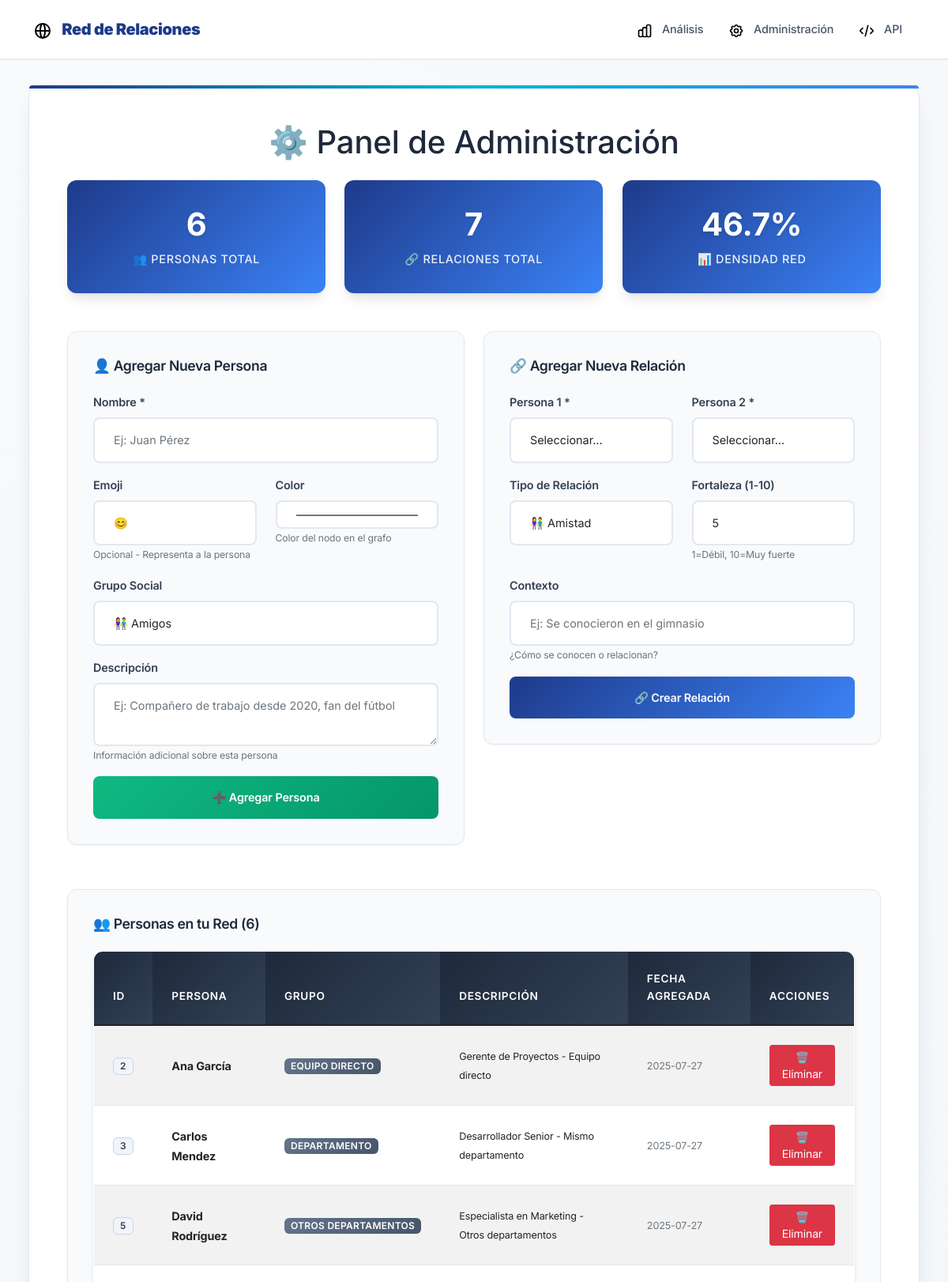
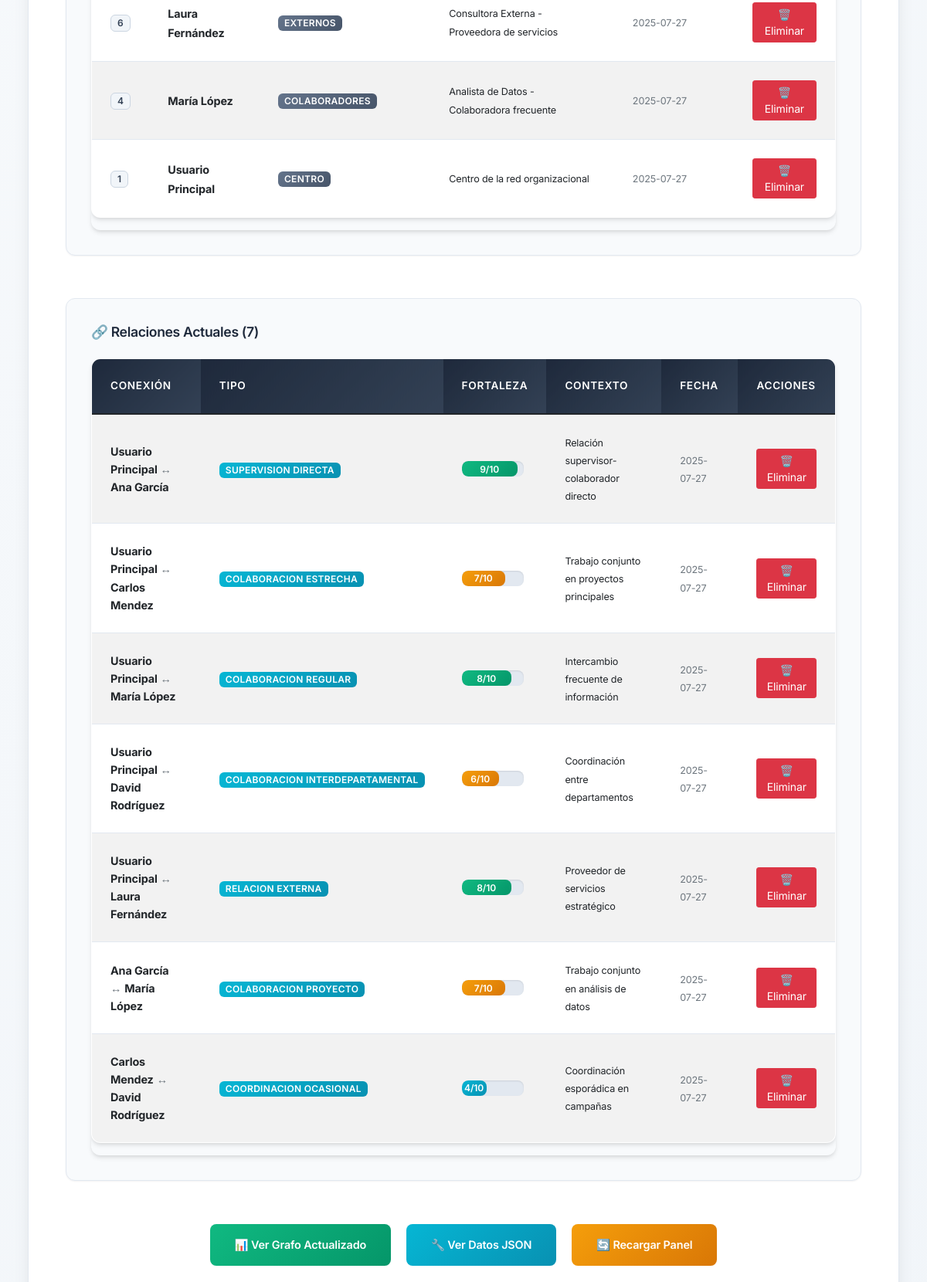
The page /admin (upper part) on the database its author committed (2 pictures, top to bottom).
### tables this page shows
CREATE TABLE personas (
            id INTEGER PRIMARY KEY AUTOINCREMENT,
            nombre TEXT NOT NULL UNIQUE,
            icono TEXT DEFAULT 'user',
            grupo TEXT DEFAULT 'contactos',
            color TEXT DEFAULT '#3b82f6',
            descripcion TEXT,
            fecha_creacion TIMESTAMP DEFAULT CURRENT_TIMESTAMP
        );

CREATE TABLE relaciones (
            id INTEGER PRIMARY KEY AUTOINCREMENT,
            persona1_id INTEGER,
            persona2_id INTEGER,
            tipo TEXT DEFAULT 'profesional',
            fortaleza INTEGER DEFAULT 5,
            contexto TEXT,
            fecha_creacion TIMESTAMP DEFAULT CURRENT_TIMESTAMP,
            FOREIGN KEY (persona1_id) REFERENCES personas (id),
            FOREIGN KEY (persona2_id) REFERENCES personas (id),
            UNIQUE(persona1_id, persona2_id)
        );

### app.py (the view)
@app.route('/admin')
def admin():
    conn = get_db_connection()
    personas = conn.execute('SELECT * FROM personas ORDER BY nombre').fetchall()
    relaciones = conn.execute('''
        SELECT r.*, p1.nombre as persona1_nombre, p2.nombre as persona2_nombre
        FROM relaciones r
        JOIN personas p1 ON r.persona1_id = p1.id
        JOIN personas p2 ON r.persona2_id = p2.id
        ORDER BY r.fecha_creacion DESC
    ''').fetchall()
    conn.close()
    return render_template('admin.html', personas=personas, relaciones=relaciones)

### app.py (called while the page is built)
def get_db_connection():
    conn = sqlite3.connect(DATABASE)
    conn.row_factory = sqlite3.Row
    return conn

### templates/admin.html (shortened to what this page needs)
{% extends "base.html" %}
{% block content %}
<div class="main-container">
    <h1 class="text-center mb-4">⚙️ Panel de Administración</h1>
    <div class="row mb-4">
        <div class="col-md-4">
            <div class="stats-card">
                <h3>{{ personas|length }}</h3>
                <p class="mb-0">👥 Personas Total</p>
            </div>
        </div>
        <div class="col-md-4">
            <div class="stats-card">
                <h3>{{ relaciones|length }}</h3>
                <p class="mb-0">🔗 Relaciones Total</p>
            </div>
        </div>
        <div class="col-md-4">
            <div class="stats-card">
                <h3>{{ ((relaciones|length / ((personas|length * (personas|length - 1)) / 2)) * 100)|round(1) if personas|length > 1 else 0 }}%</h3>
                <p class="mb-0">📊 Densidad Red</p>
            </div>
        </div>
    </div>
    <div class="row">
        <div class="col-md-6">
            <div class="admin-panel">
                <h4>👤 Agregar Nueva Persona</h4>
                <form method="POST" action="{{ url_for('agregar_persona') }}">
                    <div class="mb-3">
                        <label class="form-label">Nombre *</label>
                        <input type="text" class="form-control" name="nombre" required placeholder="Ej: Juan Pérez">
                    </div>
                    <div class="row">
                        <div class="col-md-6">
                            <label class="form-label">Emoji</label>
                            <input type="text" class="form-control" name="emoji" placeholder="😊" maxlength="2">
                            <small class="text-muted">Opcional - Representa a la persona</small>
                        </div>
                        <div class="col-md-6">
                            <label class="form-label">Color</label>
                            <input type="color" class="form-control" name="color" value="#4ecdc4">
                            <small class="text-muted">Color del nodo en el grafo</small>
                        </div>
                    </div>
                    <div class="mb-3 mt-3">
                        <label class="form-label">Grupo Social</label>
                        <select class="form-control" name="grupo">
                            <option value="amigos">👫 Amigos</option>
                        </select>
                    </div>
                    <div class="mb-3">
                        <label class="form-label">Descripción</label>
                        <textarea class="form-control" name="descripcion" rows="2" placeholder="Ej: Compañero de trabajo desde 2020, fan del fútbol"></textarea>
                        <small class="text-muted">Información adicional sobre esta persona</small>
                    </div>
                    <button type="submit" class="btn btn-success btn-custom w-100">➕ Agregar Persona</button>
                </form>
            </div>
        </div>
        <div class="col-md-6">
            <div class="admin-panel">
                <h4>🔗 Agregar Nueva Relación</h4>
                <form method="POST" action="{{ url_for('agregar_relacion') }}">
                    <div class="row">
                        <div class="col-md-6">
                            <label class="form-label">Persona 1 *</label>
                            <select class="form-control" name="persona1_id" required>
                                <option value="">Seleccionar...</option>
                            </select>
                        </div>
                        <div class="col-md-6">
                            <label class="form-label">Persona 2 *</label>
                            <select class="form-control" name="persona2_id" required>
                                <option value="">Seleccionar...</option>
                            </select>
                        </div>
                    </div>
                    <div class="row mt-3">
                        <div class="col-md-6">
                            <label class="form-label">Tipo de Relación</label>
                            <select class="form-control" name="tipo">
                                <option value="amistad">👫 Amistad</option>
                            </select>
                        </div>
                        <div class="col-md-6">
                            <label class="form-label">Fortaleza (1-10)</label>
                            <input type="number" class="form-control" name="fortaleza" min="1" max="10" value="5">
                            <small class="text-muted">1=Débil, 10=Muy fuerte</small>
                        </div>
                    </div>
                    <div class="mb-3 mt-3">
                        <label class="form-label">Contexto</label>
                        <input type="text" class="form-control" name="contexto" placeholder="Ej: Se conocieron en el gimnasio">
                        <small class="text-muted">¿Cómo se conocen o relacionan?</small>
                    </div>
                    <button type="submit" class="btn btn-primary btn-custom w-100">🔗 Crear Relación</button>
                </form>
            </div>
        </div>
    </div>
    <div class="row mt-4">
        <div class="col-12">
            <div class="admin-panel">
                <h4>👥 Personas en tu Red ({{ personas|length }})</h4>
                <div class="table-responsive">
                    <table class="table table-striped table-hover">
                        <thead class="table-dark">
                            <tr>
                                <th>ID</th>
                                <th>Persona</th>
                                <th>Grupo</th>
                                <th>Descripción</th>
                                <th>Fecha Agregada</th>
                                <th>Acciones</th>
                            </tr>
                        </thead>
                        <tbody>
                            {% for persona in personas %}
                            <tr>
                                <td><span class="badge bg-light text-dark">{{ persona.id }}</span></td>
                                <td>
                                    <strong>{{ persona.nombre }}</strong>
                                </td>
                                <td>
                                    <span class="badge bg-secondary">{{ persona.grupo.replace('_', ' ').title() }}</span>
                                </td>
                                <td>
                                    <small>{{ persona.descripcion or 'Sin descripción' }}</small>
                                </td>
                                <td>
                                    <small class="text-muted">{{ persona.fecha_creacion[:10] if persona.fecha_creacion else 'N/A' }}</small>
                                </td>
                                <td>
                                    {% if persona.nombre != 'Tú' %}
                                    <a href="{{ url_for('eliminar_persona', persona_id=persona.id) }}"
                                       class="btn btn-sm btn-danger"
                                       onclick="return confirm('¿Estás seguro de eliminar a {{ persona.nombre }}? Se eliminarán también todas sus relaciones.')">
                                       🗑️ Eliminar
                                    </a>
                                    {% else %}
                                    <span class="badge bg-warning text-dark">👑 Centro de la Red</span>
                                    {% endif %}
                                </td>
                            </tr>
                            {% endfor %}
                        </tbody>
                    </table>
                </div>
            </div>
        </div>
    </div>
    <div class="row mt-4">
        <div class="col-12">
            <div class="admin-panel">
                <h4>🔗 Relaciones Actuales ({{ relaciones|length }})</h4>
                <div class="table-responsive">
                    <table class="table table-striped table-hover">
                        <thead class="table-dark">
                            <tr>
                                <th>Conexión</th>
                                <th>Tipo</th>
                                <th>Fortaleza</th>
                                <th>Contexto</th>
                                <th>Fecha</th>
                                <th>Acciones</th>
                            </tr>
                        </thead>
                        <tbody>
                            {% for relacion in relaciones %}
                            <tr>
                                <td>
                                    <strong>{{ relacion.persona1_nombre }}</strong>
                                    <span class="text-muted">↔</span>
                                    <strong>{{ relacion.persona2_nombre }}</strong>
                                </td>
                                <td>
                                    <span class="badge bg-info">{{ relacion.tipo.replace('_', ' ').title() }}</span>
                                </td>
                                <td>
                                    <div class="progress" style="height: 20px; width: 80px;">
                                        <div class="progress-bar{% if relacion.fortaleza >= 8 %} bg-success{% elif relacion.fortaleza >= 6 %} bg-warning{% elif relacion.fortaleza >= 4 %} bg-info{% else %} bg-secondary{% endif %}"
                                            style="width: {{ relacion.fortaleza * 10 }}%;">
                                            {{ relacion.fortaleza }}/10
                                        </div>
                                    </div>
                                </td>
                                <td>
                                    <small>{{ relacion.contexto or 'Sin contexto específico' }}</small>
                                </td>
                                <td>
                                    <small class="text-muted">{{ relacion.fecha_creacion[:10] if relacion.fecha_creacion else 'N/A' }}</small>
                                </td>
                                <td>
                                    <a href="{{ url_for('eliminar_relacion', relacion_id=relacion.id) }}"
                                       class="btn btn-sm btn-danger"
                                       onclick="return confirm('¿Eliminar la relación entre {{ relacion.persona1_nombre }} y {{ relacion.persona2_nombre }}?')">
                                       🗑️ Eliminar
                                    </a>
                                </td>
                            </tr>
                            {% endfor %}
                        </tbody>
                    </table>
                </div>
            </div>
        </div>
    </div>
    <div class="row mt-4">
        <div class="col-12 text-center">
            <a href="{{ url_for('index') }}" class="btn btn-success btn-custom btn-lg me-3">
                📊 Ver Grafo Actualizado
            </a>
            <a href="/api/grafo" target="_blank" class="btn btn-info btn-custom me-3">
                🔧 Ver Datos JSON
            </a>
            <button class="btn btn-warning btn-custom" onclick="location.reload()">
                🔄 Recargar Panel
            </button>
        </div>
    </div>
</div>
{% endblock %}

### templates/base.html (shortened to what this page needs)
<!DOCTYPE html>
<html lang="es">
<head>
    <link href="https://cdn.jsdelivr.net/npm/bootstrap@5.1.3/dist/css/bootstrap.min.css" rel="stylesheet">
    <link rel="stylesheet" type="text/css" href="{{ url_for('static', filename='css/base.css') }}">
    <link rel="stylesheet" type="text/css" href="https://unpkg.com/vis-network/standalone/umd/vis-network.min.css" />
</head>
<body>
    <nav class="navbar navbar-expand-lg navbar-light navbar-custom">
        <div class="container">
            <a class="navbar-brand" href="{{ url_for('index') }}">
                <i class="icon icon-network icon-lg"></i>
                <strong>Red de Relaciones</strong>
            </a>
            <div class="navbar-nav ms-auto">
                <a class="nav-link" href="{{ url_for('index') }}">
                    <i class="icon icon-chart"></i>
                    Análisis
                </a>
                <a class="nav-link" href="{{ url_for('admin') }}">
                    <i class="icon icon-settings"></i>
                    Administración
                </a>
                <a class="nav-link" href="/api/grafo" target="_blank">
                    <i class="icon icon-code"></i>
                    API
                </a>
            </div>
        </div>
    </nav>
    <div class="container-fluid">
        {% block content %}{% endblock %}
    </div>
</body>
</html>

### rows shown on the page
personas: id "2", nombre "Ana García", grupo.replace "EQUIPO DIRECTO", descripcion "Gerente de Proyectos - Equipo directo", fecha_creacion "2025-07-27"
personas: id "3", nombre "Carlos Mendez", grupo.replace "DEPARTAMENTO", descripcion "Desarrollador Senior - Mismo departamento", fecha_creacion "2025-07-27"
personas: id "5", nombre "David Rodríguez", grupo.replace "OTROS DEPARTAMENTOS", descripcion "Especialista en Marketing - Otros departamentos", fecha_creacion "2025-07-27"
personas: id "6", nombre "Laura Fernández", grupo.replace "EXTERNOS", descripcion "Consultora Externa - Proveedora de servicios", fecha_creacion "2025-07-27"
personas: id "4", nombre "María López", grupo.replace "COLABORADORES", descripcion "Analista de Datos - Colaboradora frecuente", fecha_creacion "2025-07-27"
personas: id "1", nombre "Usuario Principal", grupo.replace "CENTRO", descripcion "Centro de la red organizacional", fecha_creacion "2025-07-27"
relaciones: persona1_nombre "Usuario Principal", persona2_nombre "Ana García", tipo.replace "SUPERVISION DIRECTA", fortaleza "9", contexto "Relación supervisor-colaborador directo", fecha_creacion "2025-07-27"
relaciones: persona1_nombre "Usuario Principal", persona2_nombre "Carlos Mendez", tipo.replace "COLABORACION ESTRECHA", fortaleza "7", contexto "Trabajo conjunto en proyectos principales", fecha_creacion "2025-07-27"
relaciones: persona1_nombre "Usuario Principal", persona2_nombre "María López", tipo.replace "COLABORACION REGULAR", fortaleza "8", contexto "Intercambio frecuente de información", fecha_creacion "2025-07-27"
relaciones: persona1_nombre "Usuario Principal", persona2_nombre "David Rodríguez", tipo.replace "COLABORACION INTERDEPARTAMENTAL", fortaleza "6", contexto "Coordinación entre departamentos", fecha_creacion "2025-07-27"
relaciones: persona1_nombre "Usuario Principal", persona2_nombre "Laura Fernández", tipo.replace "RELACION EXTERNA", fortaleza "8", contexto "Proveedor de servicios estratégico", fecha_creacion "2025-07-27"
relaciones: persona1_nombre "Ana García", persona2_nombre "María López", tipo.replace "COLABORACION PROYECTO", fortaleza "7", contexto "Trabajo conjunto en análisis de datos", fecha_creacion "2025-07-27"
relaciones: persona1_nombre "Carlos Mendez", persona2_nombre "David Rodríguez", tipo.replace "COORDINACION OCASIONAL", fortaleza "4", contexto "Coordinación esporádica en campañas", fecha_creacion "2025-07-27"

### other values the page prints
{{ personas|length }} "6"
{{ relaciones|length }} "7"
